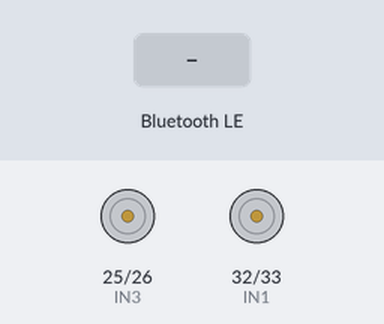
Recording of a program running on a simulated ESP32. On the bench: motor-driver pin pairs drawn as motors (green arrow = first pin HIGH = forward, orange = second pin HIGH = backward, longer = more drive). Inputs (shaded band) come from the test bench. Nothing arrives over Bluetooth unless stated; a phone connects over Bluetooth LE 3 s after start; what the program prints to the serial monitor is not drawn.

Above: at 1.2 s.
1.3 s: Bluetooth LE write "forward" received
At 2.5 s:
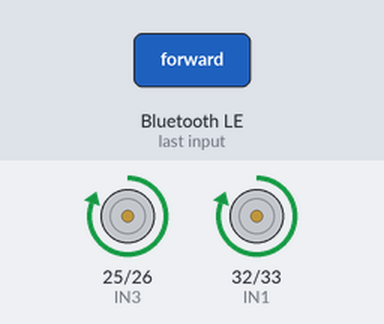
2.8 s: Bluetooth LE write "back" received
At 3.7 s:
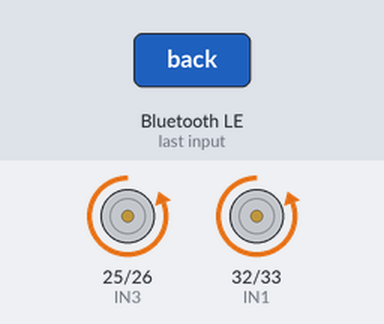
4.3 s: Bluetooth LE write "left" received
At 4.7 s:
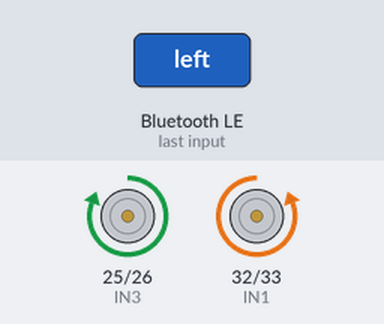
6.4 s: Bluetooth LE write "right" received
At 6.8 s:
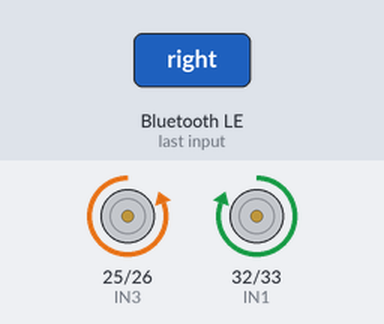
Timing chart, 0 to 9.4 s (numbered marks = the images above; inputs shaded):
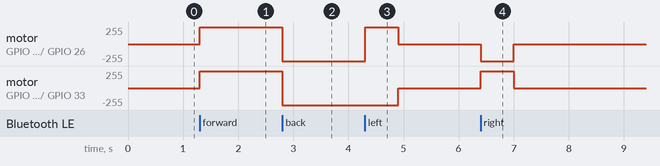

The program:

main.cpp
```cpp
#include <Arduino.h>
#include "ble_receive.h"
#include "motor.h"

// MFCC, DTW, and templates.h are no longer needed on the ESP32.
// All recognition happens on the Android phone.
// The phone sends a plain command string: "forward" / "back" / "left" / "right" / "stop"
// The Ugv will keep on going forward or back till it gets stop and will perform approx 90 degree turns for left and right.
void setup() {
    Serial.begin(115200);
    motor_init();
    ble_init();
    Serial.println("ESP32 UGV ready — waiting for command strings via BLE");
}

void loop() {
    char cmd[16] = {0};
    if (!ble_receive_command(cmd, sizeof(cmd))) {
        delay(5);
        return;
    }

    Serial.printf("Command: %s\n", cmd);

    if      (strcmp(cmd, "forward") == 0) { motor_forward();}
    else if (strcmp(cmd, "back")    == 0) { motor_back();   }
    else if (strcmp(cmd, "left")    == 0) { motor_left();    delay(600); motor_stop(); }
    else if (strcmp(cmd, "right")   == 0) { motor_right();   delay(600); motor_stop(); }
    else if (strcmp(cmd, "stop")    == 0) { motor_stop(); }
    else { Serial.printf("Unknown command: %s\n", cmd); }

    Serial.println("Ready for next command");
}
```

ble_receive.h
```cpp
#pragma once

// Simplified header — audio streaming functions removed.
// The phone now handles all voice recognition and sends command strings only.

void ble_init();
bool ble_receive_command(char* buf, int bufLen);
void ble_send_result(const char* result);
```

motor.h
```cpp
#pragma once

void motor_init();
void motor_forward();
void motor_back();
void motor_left();
void motor_right();
void motor_stop();
```

ble_receive.cpp
```cpp
#include "ble_receive.h"
#include <Arduino.h>
#include <BLEDevice.h>
#include <BLEServer.h>
#include <BLEUtils.h>
#include <BLE2902.h>
#include <string.h>
#include <esp_system.h> // Required for MAC address spoofing

// UUIDs must match VoiceCommandManager.java
#define SERVICE_UUID     "12345678-1234-1234-1234-123456789abc"
#define CTRL_CHAR_UUID   "12345678-1234-1234-1234-123456789002"
#define RESULT_CHAR_UUID "12345678-1234-1234-1234-123456789003"

static BLEServer* pServer     = nullptr;
static BLECharacteristic* pCtrlChar   = nullptr;
static BLECharacteristic* pResultChar = nullptr;

static bool deviceConnected = false;
static bool commandReady    = false;
static char commandBuf[16]  = {0};

// Target BLE MAC: EC:94:CB:4A:6E:9E
// Base MAC = Target MAC - 2 (9E - 2 = 9C)
uint8_t custom_base_mac[] = {0xEC, 0x94, 0xCB, 0x4A, 0x6E, 0x9C};

// ── BLE callbacks ─────────────────────────────────────────────────────────────

class ServerCallbacks : public BLEServerCallbacks {
    void onConnect(BLEServer* s) override {
        deviceConnected = true;
        Serial.println("BLE client connected");
    }
    void onDisconnect(BLEServer* s) override {
        deviceConnected = false;
        commandReady    = false;
        Serial.println("BLE disconnected — advertising...");
        s->startAdvertising();
    }
};

class CtrlCallbacks : public BLECharacteristicCallbacks {
    void onWrite(BLECharacteristic* c) override {
        std::string val = c->getValue();
        if (val.empty()) return;

        // Accept only known command strings — ignore anything else
        const char* known[] = {"forward","back","left","right","stop"};
        for (const char* k : known) {
            if (val == k) {
                strncpy(commandBuf, val.c_str(), sizeof(commandBuf) - 1);
                commandBuf[sizeof(commandBuf) - 1] = '\0';
                commandReady = true;
                return;
            }
        }
        Serial.printf("BLE: ignored unknown write: %s\n", val.c_str());
    }
};

// ── Public API ────────────────────────────────────────────────────────────────

void ble_init() {
    // 1. Override the hardware MAC address before starting BLE
    esp_base_mac_addr_set(custom_base_mac);

    BLEDevice::init("ESP32_UGV");

    pServer = BLEDevice::createServer();
    pServer->setCallbacks(new ServerCallbacks());

    BLEService* pService = pServer->createService(SERVICE_UUID);

    pCtrlChar = pService->createCharacteristic(
        CTRL_CHAR_UUID,
        BLECharacteristic::PROPERTY_WRITE
    );
    pCtrlChar->setCallbacks(new CtrlCallbacks());

    pResultChar = pService->createCharacteristic(
        RESULT_CHAR_UUID,
        BLECharacteristic::PROPERTY_NOTIFY
    );
    pResultChar->addDescriptor(new BLE2902());

    pService->start();

    BLEAdvertising* pAdv = BLEDevice::getAdvertising();
    pAdv->addServiceUUID(SERVICE_UUID);
    pAdv->setScanResponse(true);
    BLEDevice::startAdvertising();

    Serial.printf("BLE ready — Spoofing MAC to match Android App: %02X:%02X:%02X:%02X:%02X:%02X\n",
                  custom_base_mac[0], custom_base_mac[1], custom_base_mac[2],
                  custom_base_mac[3], custom_base_mac[4], custom_base_mac[5] + 2);
}

/**
 * Returns true (and fills buf) when a command string has arrived.
 * Call from loop() — non-blocking.
 */
bool ble_receive_command(char* buf, int bufLen) {
    if (!commandReady) return false;
    commandReady = false;
    strncpy(buf, commandBuf, bufLen - 1);
    buf[bufLen - 1] = '\0';
    memset(commandBuf, 0, sizeof(commandBuf));
    return true;
}

void ble_send_result(const char* result) {
    if (pResultChar && deviceConnected) {
        pResultChar->setValue((uint8_t*)result, strlen(result));
        pResultChar->notify();
    }
}
```

motor.cpp
```cpp
#include "motor.h"
#include <Arduino.h>

// L293D input pins — connect to IN1/IN2/IN3/IN4 on the L293D
// EN1 and EN2 on the L293D must be wired HIGH (or to a GPIO held HIGH)
#define IN1 32   // Motor A — direction pin 1
#define IN2 33   // Motor A — direction pin 2
#define IN3 25   // Motor B — direction pin 1
#define IN4 26   // Motor B — direction pin 2

void motor_init() {
    pinMode(IN1, OUTPUT);
    pinMode(IN2, OUTPUT);
    pinMode(IN3, OUTPUT);
    pinMode(IN4, OUTPUT);
    motor_stop();   // safe default state on boot
}

void motor_forward() {
    digitalWrite(IN1, HIGH);
    digitalWrite(IN2, LOW);
    digitalWrite(IN3, HIGH);
    digitalWrite(IN4, LOW);
}

void motor_back() {
    digitalWrite(IN1, LOW);
    digitalWrite(IN2, HIGH);
    digitalWrite(IN3, LOW);
    digitalWrite(IN4, HIGH);
}

void motor_left() {
    // Left motor reverses, right motor forward → spins left
    digitalWrite(IN1, LOW);
    digitalWrite(IN2, HIGH);
    digitalWrite(IN3, HIGH);
    digitalWrite(IN4, LOW);
}

void motor_right() {
    // Right motor reverses, left motor forward → spins right
    digitalWrite(IN1, HIGH);
    digitalWrite(IN2, LOW);
    digitalWrite(IN3, LOW);
    digitalWrite(IN4, HIGH);
}

void motor_stop() {
    digitalWrite(IN1, LOW);
    digitalWrite(IN2, LOW);
    digitalWrite(IN3, LOW);
    digitalWrite(IN4, LOW);
}
```

Measured:
- after the input at 1.3 s, motor on GPIO 25 (IN3) / GPIO 26 (IN4), motor on GPIO 32 (IN1) / GPIO 33 (IN2): stopped → forward 255/255 at once
- after the input at 2.8 s, motor on GPIO 25 (IN3) / GPIO 26 (IN4), motor on GPIO 32 (IN1) / GPIO 33 (IN2): forward 255/255 → backward 255/255 at once
- after the input at 4.3 s, motor on GPIO 25 (IN3) / GPIO 26 (IN4): backward 255/255 → forward 255/255 at once, → stopped 0.60 s later; motor on GPIO 32 (IN1) / GPIO 33 (IN2): backward 255/255 → stopped after 0.60 s
- after the input at 6.4 s, motor on GPIO 25 (IN3) / GPIO 26 (IN4): stopped → backward 255/255 at once, → stopped 0.60 s later; motor on GPIO 32 (IN1) / GPIO 33 (IN2): stopped → forward 255/255 at once, → stopped 0.60 s later
